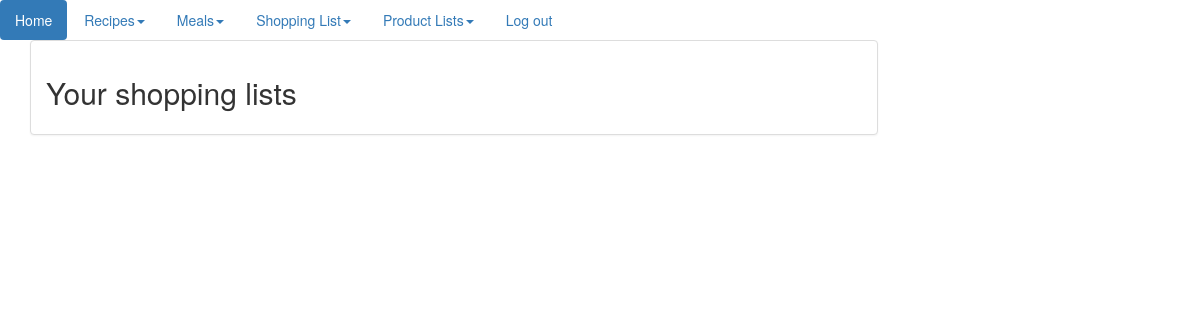
/shopping_lists/ (signed in), run on an earlier commit of the app's database.
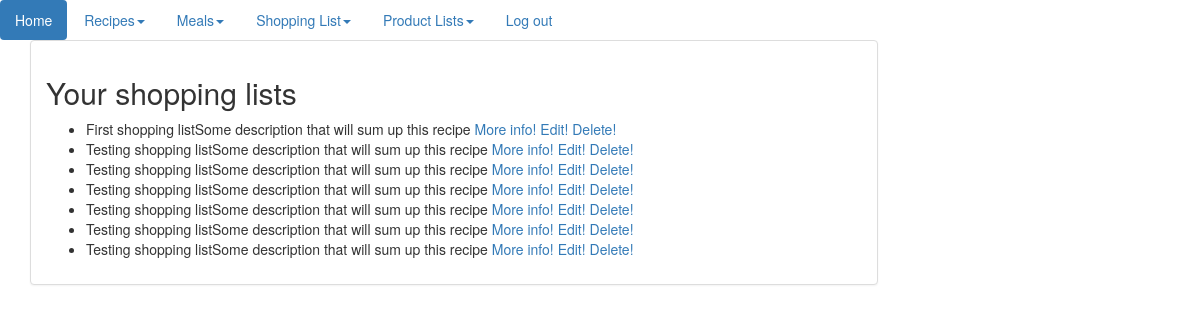
And on a later commit of the database.
### recipe/models.py (models this page shows)
class ShoppingList(models.Model):
    name = models.CharField(max_length=200)
    user = models.ForeignKey(User, on_delete=models.CASCADE)
    description = models.CharField(max_length=200)
    items = models.ManyToManyField(Ingredient)
    card = models.CharField(max_length=1024)
    class Meta:
        ordering = ["-id"]
    def __str__(self):
        return self.name + self.description

### website/views.py (the view)
# urls.py: url(r'^shopping_lists/', ShowShoppingLists.as_view()),
class ShowShoppingLists(LoginRequiredMixin, ListView):
    context_object_name = 'shopping_list'
    queryset = ShoppingList.objects.all()
    def get_context_data(self, **kwargs):
        queryset = ShoppingList.objects.filter(user=self.request.user)
        context = {
            'paginator': None,
            'page_obj': None,
            'is_paginated': False,
            'object_list': queryset,
        }
        context.update(kwargs)
        return context

### templates/recipe/shoppinglist_list.html
{% extends "index.html" %}
{% block content %}
    <h2>Your shopping lists</h2>
    <ul>
        {% for shopping_list in object_list %}
            <li>{{ shopping_list }} <a href="/shopping_list/{{ shopping_list.id }}">More info!</a> <a
                    href="/edit_shopping_list/{{ shopping_list.id }}">Edit!</a> <a
                    href="/delete_shopping_list/{{ shopping_list.id }}">Delete!</a></li>
        {% endfor %}
    </ul>
{% endblock %}

What changed in the data, as far as the page shows it:
added ShoppingList: name+description "First shopping listSome description that will sum up this recipe"
added ShoppingList: name+description "Testing shopping listSome description that will sum up this recipe"
added ShoppingList: name+description "Testing shopping listSome description that will sum up this recipe"
added ShoppingList: name+description "Testing shopping listSome description that will sum up this recipe"
added ShoppingList: name+description "Testing shopping listSome description that will sum up this recipe"
added ShoppingList: name+description "Testing shopping listSome description that will sum up this recipe"
added ShoppingList: name+description "Testing shopping listSome description that will sum up this recipe"
